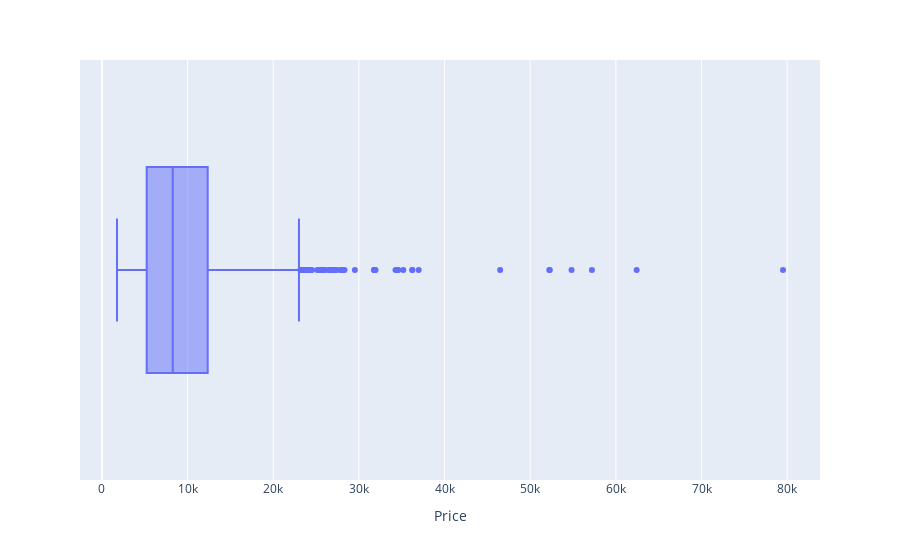

Notebook code for this chart:
### Code cell
px.box(data_frame=df , x = "Price")

### Figure 1 — Plotly figure (JSON) as saved in the notebook; plotly's stock layout.template omitted (floating-point values rounded to 4 significant figures; data arrays with more than 128 entries replaced by an {"elided": "..."} marker saying what was removed)
{"data": [{"alignmentgroup": "True", "hovertemplate": "Price=%{x}<extra></extra>", "legendgroup": "", "marker": {"color": "#636efa"}, "name": "", "notched": false, "offsetgroup": "", "orientation": "h", "showlegend": false, "type": "box", "x": {"elided": "10372 int values"}, "x0": " ", "xaxis": "x", "y0": " ", "yaxis": "y"}], "layout": {"boxmode": "group", "legend": {"tracegroupgap": 0}, "margin": {"t": 60}, "xaxis": {"anchor": "y", "domain": [0, 1], "title": {"text": "Price"}}, "yaxis": {"anchor": "x", "domain": [0, 1]}}}
